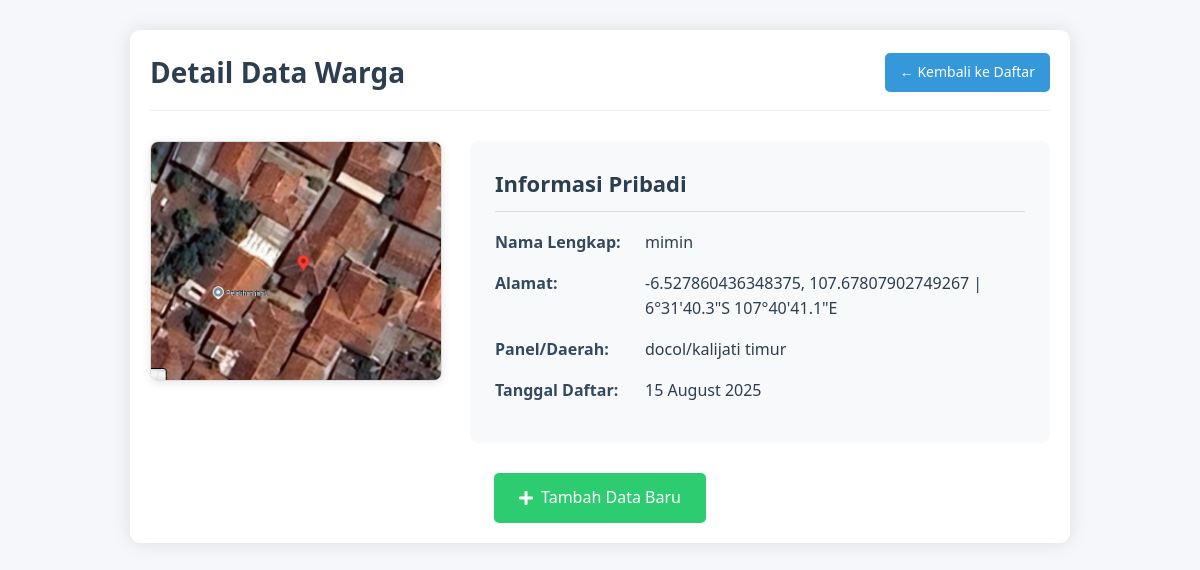
Page /blog/warga/8/ on the committed database.
### blog/models.py (models this page shows, shortened)
class Warga(models.Model):
    nama = models.CharField(max_length=100)
    alamat = models.TextField()
    rt = models.CharField(max_length=16)
    rw = models.CharField(max_length=30)
    foto = models.ImageField(upload_to='warga/')
    created_at = models.DateTimeField(auto_now_add=True)

### blog/views.py (the view)
# urls.py: path('warga/<int:id>/', views.detail_warga, name='detail_warga'),
def detail_warga(request, id):
    warga = get_object_or_404(Warga, pk=id)
    return render(request, 'blog/detail_warga.html', {'warga': warga})

### blog/templates/blog/detail_warga.html (shortened to what this page needs)
{% load static %}
<!DOCTYPE html>
<html lang="en">
<head>
    <link rel="stylesheet" href="{% static 'blog/css/detail_warga.css' %}">
</head>
<body>
    <div class="detail-container">
        <div class="header">
            <h1>Detail Data Warga</h1>
            <a href="{% url 'halaman2' %}" class="back-button">
                &larr; Kembali ke Daftar
            </a>
        </div>
        <div class="content">
            <div class="photo-section">
                {% if warga.foto %}
                    <img src="{{ warga.foto.url }}" alt="Foto {{ warga.nama }}" class="photo-large">
                {% else %}
                    <div class="no-photo">
                        <i class="fas fa-user-circle"></i>
                        <span>Tidak ada foto</span>
                    </div>
                {% endif %}
            </div>
            <div class="info-section">
                <div class="info-card">
                    <h2>Informasi Pribadi</h2>
                    <div class="info-row">
                        <span class="label">Nama Lengkap:</span>
                        <span class="value">{{ warga.nama }}</span>
                    </div>
                    <div class="info-row">
                        <span class="label">Alamat:</span>
                        <span class="value">{{ warga.alamat }}</span>
                    </div>
                    <div class="info-row">
                        <span class="label">Panel/Daerah:</span>
                        <span class="value">{{ warga.rt }}/{{ warga.rw }}</span>
                    </div>
                    <div class="info-row">
                        <span class="label">Tanggal Daftar:</span>
                        <span class="value">{{ warga.created_at|date:"d F Y" }}</span>
                    </div>
                </div>
            </div>
        </div>
        <div class="footer-actions">
            <a href="{% url 'halaman1' %}" class="action-button">
                <i class="fas fa-plus"></i> Tambah Data Baru
            </a>
        </div>
    </div>
    <link rel="stylesheet" href="https://cdnjs.cloudflare.com/ajax/libs/font-awesome/5.15.4/css/all.min.css">
</body>
</html>

### blog/static/blog/css/detail_warga.css (style rules this page uses)
body { font-family: 'Segoe UI', Tahoma, Geneva, Verdana, sans-serif; margin: 0; padding: 0; background-color: #f5f7fa; color: #333; line-height: 1.6; }
.detail-container { max-width: 900px; margin: 30px auto; padding: 20px; background: white; border-radius: 10px; box-shadow: 0 0 20px rgba(0, 0, 0, 0.1); }
.header { display: flex; justify-content: space-between; align-items: center; margin-bottom: 30px; padding-bottom: 15px; border-bottom: 1px solid #eee; }
.header h1 { margin: 0; color: #2c3e50; font-size: 28px; }
.back-button { display: inline-block; padding: 8px 15px; background-color: #3498db; color: white; text-decoration: none; border-radius: 5px; font-size: 14px; transition: background 0.3s; }
.content { display: flex; gap: 30px; }
.photo-section { flex: 1; }
.photo-large { width: 100%; max-height: 400px; object-fit: cover; border-radius: 8px; border: 1px solid #ddd; box-shadow: 0 2px 10px rgba(0, 0, 0, 0.1); }
.info-section { flex: 2; }
.info-card { background-color: #f8f9fa; padding: 25px; border-radius: 8px; }
.info-card h2 { margin-top: 0; color: #2c3e50; font-size: 22px; padding-bottom: 10px; border-bottom: 1px solid #ddd; }
.info-row { display: flex; margin-bottom: 15px; }
.label { font-weight: 600; color: #34495e; width: 150px; flex-shrink: 0; }
.value { flex-grow: 1; color: #2c3e50; }
.footer-actions { margin-top: 30px; text-align: center; }
.action-button { display: inline-flex; align-items: center; gap: 8px; padding: 12px 25px; background-color: #2ecc71; color: white; text-decoration: none; border-radius: 5px; transition: background 0.3s; }

### rows in the picture
Warga: foto (picture), nama "mimin", alamat "-6.527860436348375, 107.67807902749267 | 6°31'40.3\"S 107°40'41.1\"E", rt "docol", rw "kalijati timur", created_at "15 August 2025"
